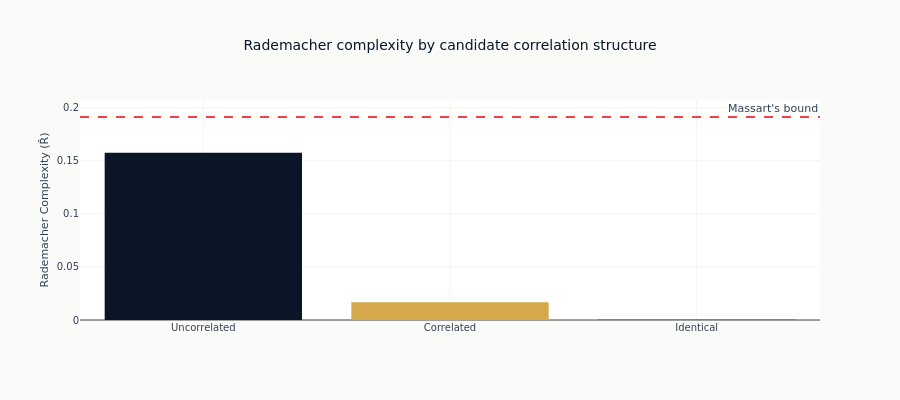

The cell this chart's notebook holds for it:
### Code cell
# Compare empirical complexities against the shared normalized bound.
fig = go.Figure()

strategies = ["Uncorrelated", "Correlated", "Identical"]
R_values = [R_uncorrelated, R_correlated, R_identical]

fig.add_trace(
    go.Bar(
        x=strategies,
        y=R_values,
        marker_color=[COLORS["blue"], COLORS["amber"], COLORS["positive"]],
        name="R̂",
    )
)

fig.add_hline(
    y=massart_bound,
    line_dash="dash",
    line_color=COLORS["negative"],
    annotation_text="Massart's bound",
)

fig.update_layout(
    title="Rademacher complexity by candidate correlation structure",
    yaxis_title="Rademacher Complexity (R̂)",
    height=400,
)

show_plotly_with_alt(
    fig,
    (
        f"Bar chart of the estimated Rademacher complexity for {len(strategies)} candidate-"
        "class structures, one bar per structure, with a dashed red line marking Massart's "
        "bound for a finite class of this size. The bound depends only on the candidate "
        "count, so it is the same for every bar and is what each estimate is being read "
        "against."
    ),
)

### Figure 1 — Plotly figure (JSON) as saved in the notebook; plotly's stock layout.template omitted (floating-point values rounded to 4 significant figures)
{"data": [{"marker": {"color": ["#0a1628", "#D4A84B", "#10b981"]}, "name": "R̂", "type": "bar", "x": ["Uncorrelated", "Correlated", "Identical"], "y": [0.1575, 0.01662, 0.000834]}], "layout": {"annotations": [{"showarrow": false, "text": "Massart's bound", "x": 1, "xanchor": "right", "xref": "x domain", "y": 0.1912, "yanchor": "bottom", "yref": "y"}], "height": 400, "shapes": [{"line": {"color": "#ef4444", "dash": "dash"}, "type": "line", "x0": 0, "x1": 1, "xref": "x domain", "y0": 0.1912, "y1": 0.1912, "yref": "y"}], "title": {"text": "Rademacher complexity by candidate correlation structure"}, "yaxis": {"title": {"text": "Rademacher Complexity (R̂)"}}}}
